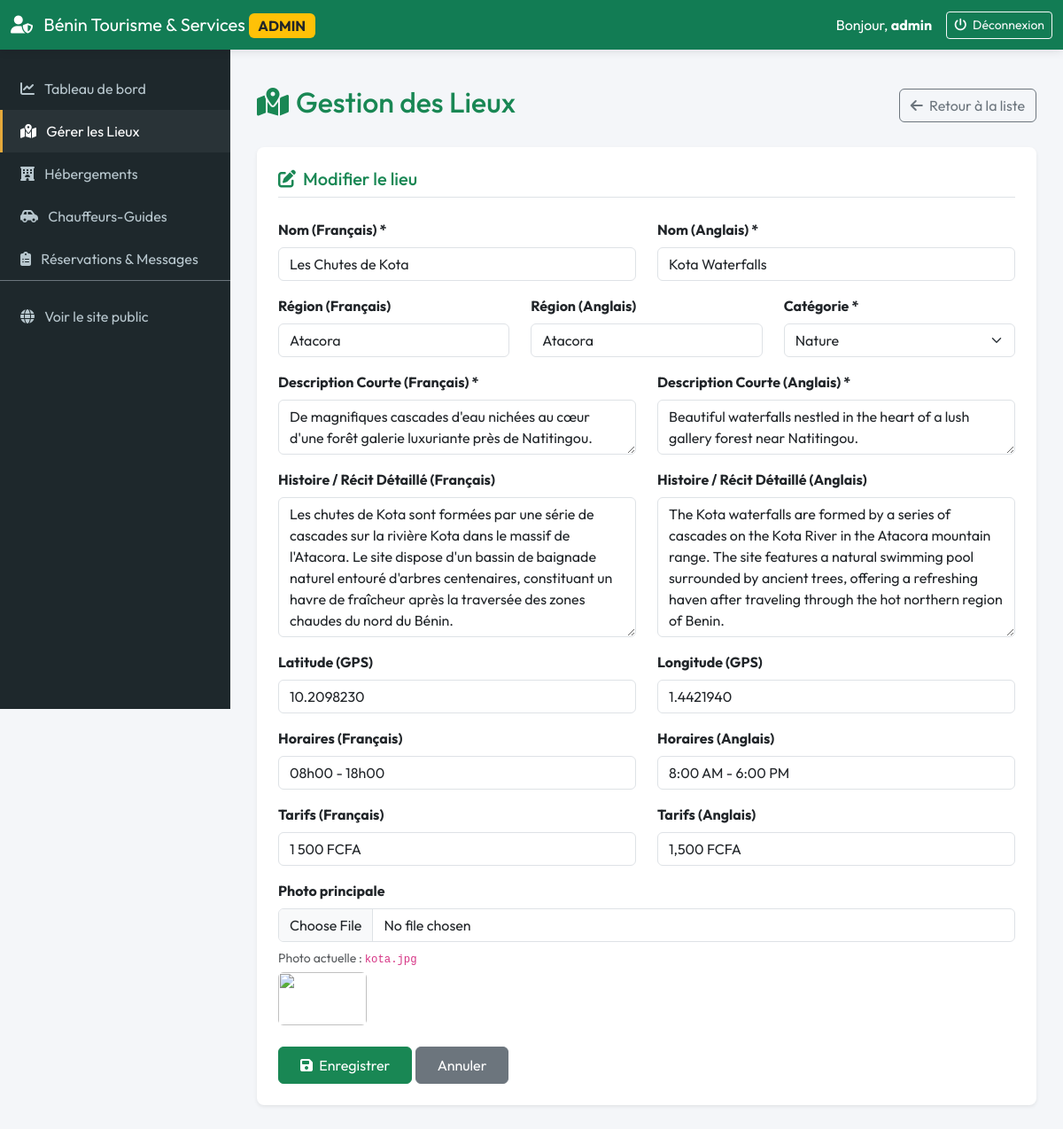
/admin/lieux.php?action=edit&id=7 (signed in), run on the app's committed database.
### tables this page shows
CREATE TABLE lieux (
  id INT AUTO_INCREMENT PRIMARY KEY,
  nom_fr VARCHAR(150) NOT NULL,
  nom_en VARCHAR(150) NOT NULL,
  region_fr VARCHAR(100) NOT NULL,
  region_en VARCHAR(100) NOT NULL,
  categorie VARCHAR(50) NOT NULL,  
  description_courte_fr VARCHAR(255) NOT NULL,
  description_courte_en VARCHAR(255) NOT NULL,
  histoire_fr TEXT,
  histoire_en TEXT,
  photo_principale VARCHAR(255),
  latitude DECIMAL(10,7),
  longitude DECIMAL(10,7),
  horaires_fr VARCHAR(100),
  horaires_en VARCHAR(100),
  tarif_fr VARCHAR(50),
  tarif_en VARCHAR(50),
  date_creation TIMESTAMP DEFAULT CURRENT_TIMESTAMP,
  INDEX idx_lieux_categorie (categorie),
  INDEX idx_lieux_region_fr (region_fr),
  INDEX idx_lieux_region_en (region_en)
);

### includes/fonctions.php (called while the page is built, shortened)
<?php
function e($text) {
    return htmlspecialchars($text ?? '', ENT_QUOTES, 'UTF-8');
}
function get_image_url($img_name, $category = 'Culture') {
    if (!empty($img_name)) {
        $lieux_path = 'assets/images/lieux/' . $img_name;
    }
    if (!empty($img_name)) {
        $old_path = 'assets/img/' . $img_name;
    }
    $placeholders = [
        'Culture'           => 'https://images.unsplash.com/photo-1599946347371-68eb71b16afc?auto=format&fit=crop&w=800&q=80',
        'Nature'            => 'https://images.unsplash.com/photo-1547471080-7cc2caa01a7e?auto=format&fit=crop&w=800&q=80',
        'Plage'             => 'https://images.unsplash.com/photo-1507525428034-b723cf961d3e?auto=format&fit=crop&w=800&q=80',
        'Spiritualité'      => 'https://images.unsplash.com/photo-1609137144813-7d722ef2049e?auto=format&fit=crop&w=800&q=80',
        'Hôtel'             => 'https://images.unsplash.com/photo-1566073771259-6a8506099945?auto=format&fit=crop&w=800&q=80',
        'Auberge'           => 'https://images.unsplash.com/photo-1520250497591-112f2f40a3f4?auto=format&fit=crop&w=800&q=80',
        "Maison d'hôtes"    => 'https://images.unsplash.com/photo-1540555700478-4be289fbecef?auto=format&fit=crop&w=800&q=80',
        'guide'             => 'https://images.unsplash.com/photo-1488646953014-85cb44e25828?auto=format&fit=crop&w=800&q=80',
    ];
    return $placeholders[$category] ?? $placeholders['Culture'];
}

### admin/lieux.php (the view, shortened to what this page needs)
<?php
require_once 'header.php';
$action = isset($_GET['action']) ? $_GET['action'] : 'list';
$id = isset($_GET['id']) ? (int)$_GET['id'] : 0;
?>
<div class="d-flex justify-content-between align-items-center mb-4">
    <h1 class="h2 text-success"><i class="fa-solid fa-map-location-dot me-2"></i>Gestion des Lieux</h1>
    <?php if ($action === 'list'): ?>
        <a href="?action=add" class="btn btn-success"><i class="fa-solid fa-plus me-1"></i> Ajouter un Lieu</a>
    <?php else: ?>
        <a href="?action=list" class="btn btn-outline-secondary"><i class="fa-solid fa-arrow-left me-1"></i> Retour à la liste</a>
    <?php endif; ?>
</div>
<?php if ($action === 'list'):
    $stmt = $pdo->query("SELECT * FROM lieux ORDER BY nom_fr ASC");
    $lieux = $stmt->fetchAll();
?>
    <div class="card border-0 shadow-sm rounded-3">
        <div class="card-body p-0">
            <div class="table-responsive">
                <table class="table table-hover align-middle mb-0">
                    <thead class="table-light">
                        <tr>
                            <th style="width: 80px;">Photo</th>
                            <th>Nom (FR/EN)</th>
                            <th>Région (FR/EN)</th>
                            <th>Catégorie</th>
                            <th style="width: 150px;" class="text-end">Actions</th>
                        </tr>
                    </thead>
                    <tbody>
                        <?php if (!empty($lieux)): ?>
                            <?php foreach ($lieux as $l): ?>
                                <tr>
                                    <td>
                                        <img src="<?= get_image_url($l['photo_principale'], $l['categorie']) ?>" class="rounded" style="width: 60px; height: 40px; object-fit: cover;">
                                    </td>
                                    <td>
                                        <div class="fw-bold"><?= e($l['nom_fr']) ?></div>
                                        <small class="text-muted"><?= e($l['nom_en']) ?></small>
                                    </td>
                                    <td>
                                        <div><?= e($l['region_fr']) ?></div>
                                        <small class="text-muted"><?= e($l['region_en']) ?></small>
                                    </td>
                                    <td><span class="badge bg-success"><?= e($l['categorie']) ?></span></td>
                                    <td class="text-end">
                                        <a href="?action=edit&id=<?= $l['id'] ?>" class="btn btn-sm btn-outline-primary me-1" title="Modifier">
                                            <i class="fa-solid fa-pencil"></i>
                                        </a>
                                        <a href="?action=delete&id=<?= $l['id'] ?>" class="btn btn-sm btn-outline-danger" title="Supprimer" onclick="return confirm('Êtes-vous sûr de vouloir supprimer ce lieu ?')">
                                            <i class="fa-solid fa-trash"></i>
                                        </a>
                                    </td>
                                </tr>
                            <?php endforeach; ?>
                        <?php else: ?>
                            <tr>
                                <td colspan="5" class="text-center py-4 text-muted">Aucun lieu enregistré.</td>
                            </tr>
                        <?php endif; ?>
                    </tbody>
                </table>
            </div>
        </div>
    </div>
<?php elseif ($action === 'add' || $action === 'edit'):
    $l = [
        'nom_fr' => '', 'nom_en' => '', 'region_fr' => '', 'region_en' => '',
        'categorie' => 'Culture', 'description_courte_fr' => '', 'description_courte_en' => '',
        'histoire_fr' => '', 'histoire_en' => '', 'photo_principale' => '',
        'latitude' => '', 'longitude' => '', 'horaires_fr' => '', 'horaires_en' => '',
        'tarif_fr' => '', 'tarif_en' => ''
    ];
    if ($action === 'edit' && $id > 0) {
        $stmt = $pdo->prepare("SELECT * FROM lieux WHERE id = ?");
        $stmt->execute([$id]);
        $res = $stmt->fetch();
        if ($res) {
            $l = $res;
        }
    }
?>
    <div class="card border-0 shadow-sm rounded-3">
        <div class="card-body p-4">
            <h3 class="card-title h5 text-success mb-4 border-bottom pb-2">
                <i class="fa-solid fa-pen-to-square me-2"></i><?= $action === 'add' ? 'Ajouter un nouveau lieu' : 'Modifier le lieu' ?>
            </h3>
            <form method="POST" enctype="multipart/form-data">
                <div class="row">
                    <div class="col-md-6 mb-3">
                        <label class="form-label fw-bold">Nom (Français) *</label>
                        <input type="text" name="nom_fr" class="form-control" value="<?= e($l['nom_fr']) ?>" required>
                    </div>
                    <div class="col-md-6 mb-3">
                        <label class="form-label fw-bold">Nom (Anglais) *</label>
                        <input type="text" name="nom_en" class="form-control" value="<?= e($l['nom_en']) ?>" required>
                    </div>
                </div>
                <div class="row">
                    <div class="col-md-4 mb-3">
                        <label class="form-label fw-bold">Région (Français)</label>
                        <input type="text" name="region_fr" class="form-control" value="<?= e($l['region_fr']) ?>">
                    </div>
                    <div class="col-md-4 mb-3">
                        <label class="form-label fw-bold">Région (Anglais)</label>
                        <input type="text" name="region_en" class="form-control" value="<?= e($l['region_en']) ?>">
                    </div>
                    <div class="col-md-4 mb-3">
                        <label class="form-label fw-bold">Catégorie *</label>
                        <select name="categorie" class="form-select" required>
                            <option value="Nature" <?= $l['categorie'] === 'Nature' ? 'selected' : '' ?>>Nature</option>
                        </select>
                    </div>
                </div>
                <div class="row">
                    <div class="col-md-6 mb-3">
                        <label class="form-label fw-bold">Description Courte (Français) *</label>
                        <textarea name="description_courte_fr" class="form-control" rows="2" maxlength="255" required><?= e($l['description_courte_fr']) ?></textarea>
                    </div>
                    <div class="col-md-6 mb-3">
                        <label class="form-label fw-bold">Description Courte (Anglais) *</label>
                        <textarea name="description_courte_en" class="form-control" rows="2" maxlength="255" required><?= e($l['description_courte_en']) ?></textarea>
                    </div>
                </div>
                <div class="row">
                    <div class="col-md-6 mb-3">
                        <label class="form-label fw-bold">Histoire / Récit Détaillé (Français)</label>
                        <textarea name="histoire_fr" class="form-control" rows="6"><?= e($l['histoire_fr']) ?></textarea>
                    </div>
                    <div class="col-md-6 mb-3">
                        <label class="form-label fw-bold">Histoire / Récit Détaillé (Anglais)</label>
                        <textarea name="histoire_en" class="form-control" rows="6"><?= e($l['histoire_en']) ?></textarea>
                    </div>
                </div>
                <div class="row">
                    <div class="col-md-6 mb-3">
                        <label class="form-label fw-bold">Latitude (GPS)</label>
                        <input type="number" step="0.0000001" name="latitude" class="form-control" value="<?= e($l['latitude']) ?>" placeholder="Ex: 6.467822">
                    </div>
                    <div class="col-md-6 mb-3">
                        <label class="form-label fw-bold">Longitude (GPS)</label>
                        <input type="number" step="0.0000001" name="longitude" class="form-control" value="<?= e($l['longitude']) ?>" placeholder="Ex: 2.417258">
                    </div>
                </div>
                <div class="row">
                    <div class="col-md-6 mb-3">
                        <label class="form-label fw-bold">Horaires (Français)</label>
                        <input type="text" name="horaires_fr" class="form-control" value="<?= e($l['horaires_fr']) ?>" placeholder="Ex: 08h00 - 18h00">
                    </div>
                    <div class="col-md-6 mb-3">
                        <label class="form-label fw-bold">Horaires (Anglais)</label>
                        <input type="text" name="horaires_en" class="form-control" value="<?= e($l['horaires_en']) ?>" placeholder="Ex: 8:00 AM - 6:00 PM">
                    </div>
                </div>
                <div class="row">
                    <div class="col-md-6 mb-3">
                        <label class="form-label fw-bold">Tarifs (Français)</label>
                        <input type="text" name="tarif_fr" class="form-control" value="<?= e($l['tarif_fr']) ?>" placeholder="Ex: 5 000 FCFA">
                    </div>
                    <div class="col-md-6 mb-3">
                        <label class="form-label fw-bold">Tarifs (Anglais)</label>
                        <input type="text" name="tarif_en" class="form-control" value="<?= e($l['tarif_en']) ?>" placeholder="Ex: 5,000 FCFA">
                    </div>
                </div>
                <div class="mb-4">
                    <label class="form-label fw-bold">Photo principale</label>
                    <input type="file" name="photo_principale" class="form-control">
                    <?php if (!empty($l['photo_principale'])): ?>
                        <div class="mt-2 small text-muted">
                            Photo actuelle : <code><?= e($l['photo_principale']) ?></code>
                            <br>
                            <img src="<?= get_image_url($l['photo_principale'], $l['categorie']) ?>" class="rounded mt-1" style="width: 100px; height: 60px; object-fit: cover;">
                        </div>
                    <?php endif; ?>
                </div>
                <div>
                    <button type="submit" class="btn btn-success px-4 py-2"><i class="fa-solid fa-save me-1"></i> Enregistrer</button>
                    <a href="?action=list" class="btn btn-secondary px-4 py-2">Annuler</a>
                </div>
            </form>
        </div>
    </div>
<?php endif; ?>
<?php require_once 'footer.php'; ?>

### admin/header.php (style rules this page uses)
:root { --admin-primary: #127C54; --admin-dark: #0B3B2C; --admin-accent: #E5A93B; --sidebar-width: 260px; }
body { font-family: 'Outfit', sans-serif; background-color: #f4f6f9; }

### data on the page
lieux: nom_fr "Les Chutes de Kota", nom_en "Kota Waterfalls", region_fr "Atacora", region_en "Atacora", categorie "Nature", description_courte_fr "De magnifiques cascades d'eau nichées au cœur d'une forêt galerie luxuriante près de Natitingou.", description_courte_en "Beautiful waterfalls nestled in the heart of a lush gallery forest near Natitingou.", histoire_fr "Les chutes de Kota sont formées par une série de cascades sur la rivière Kota dans le massif de l'Atacora. Le site dispose d'un bassin de baignade naturel entouré d'arbres centenaires, constituant un havre de fraîcheur après la traversée des zones chaudes du nord du Bénin.", histoire_en "The Kota waterfalls are formed by a series of cascades on the Kota River in the Atacora mountain range. The site features a natural swimming pool surrounded by ancient trees, offering a refreshing haven after traveling through the hot northern region of Benin.", latitude "10.2098230", longitude "1.4421940", horaires_fr "08h00 - 18h00", horaires_en "8:00 AM - 6:00 PM", tarif_fr "1 500 FCFA", tarif_en "1,500 FCFA", photo_principale "kota.jpg"

### other printed values
$_SESSION['admin_username'] "admin"
